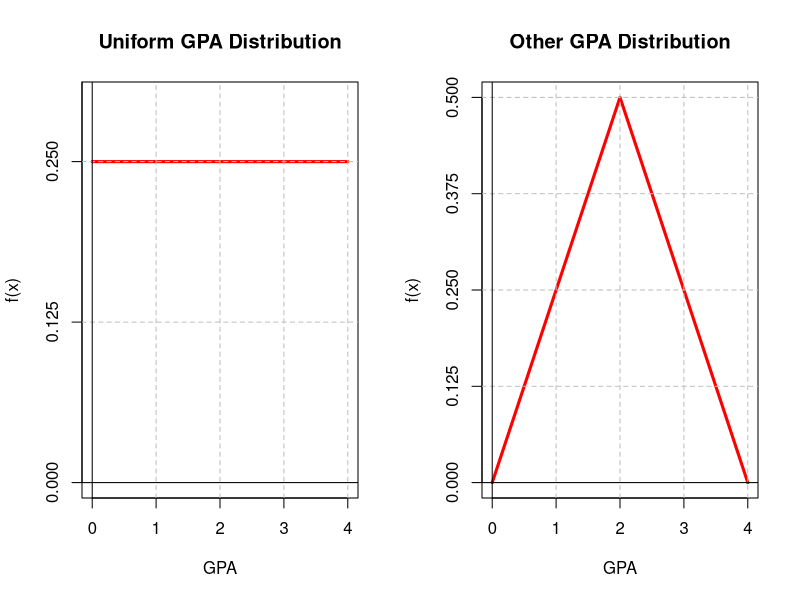
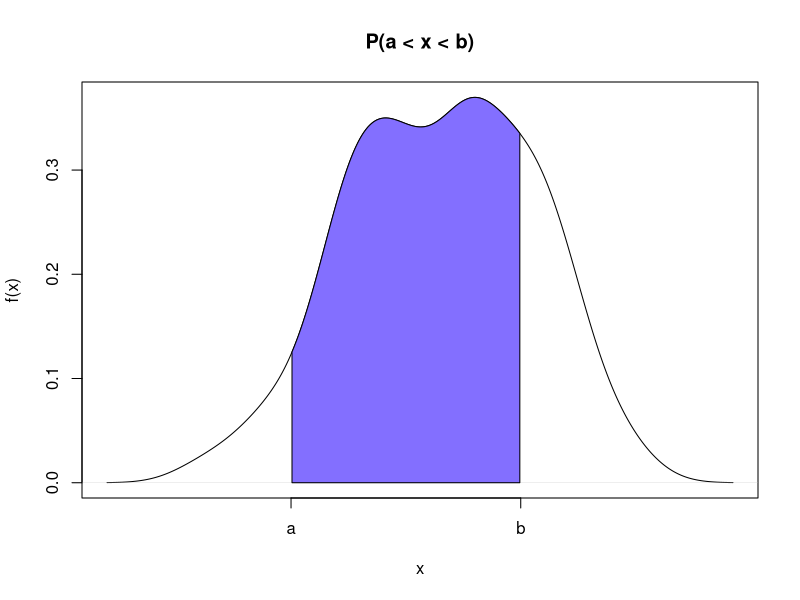

Reproduce these figures in R, in order.
## ---- chunk 1
.25 * .5
## ---- chunk 2
par(mfrow=c(1,2))

x <- 0:4
uni <- c(0.25, 0.25, 0.25, 0.25, 0.25)

plot(x, uni, 
     type="l", 
     col="red", 
     lwd=3, 
     xlim=c(0,4),
     ylim=c(0,0.3),
     yaxp  = c(0, 0.375, 3),
     xlab="GPA", 
     ylab="f(x)", 
     main="Uniform GPA Distribution")
abline(h =c(0, 0.125, 0.25), 
       v = c(0,1,2,3,4), 
       col=c("black", "grey", "grey","black",  "grey", "grey",  "grey", "grey"), 
       lwd=1, 
       lty=c(1,2,2,1,2,2,2,2)) 

x1 <- 0:2
x2 <- 2:4
y1 <- 0.25*x1
y2 <- -0.25*x2 + 1

plot(c(x1, x2), c(y1, y2),
     type="l", 
     col="red", 
     lwd=3, 
     xlim=c(0,4),
     ylim=c(0,0.5),
     yaxp  = c(0, 0.5, 4),
     xlab="GPA", 
     ylab="f(x)", 
     main="Other GPA Distribution")
abline(h =c(0, 0.125, 0.25, 0.375, 0.5), 
       v = c(0,1,2,3,4), 
       col=c("black", "grey", "grey", "grey", "grey"), 
       lwd=1, 
       lty=c(1,2,2,2,2)) 

par(mfrow=c(1,1))
## ---- chunk 3
.5 * .25 * 1
## ---- chunk 4
1-.125-.125
## ---- chunk 5
# Data
set.seed(3)
y <- rnorm(150)

# Density estimation
den <- density(y)

# Plot
plot(den, 
     xlab="x", 
     ylab="f(x)", 
     main="P(a < x < b)",
     xaxt ="n")
axis(1, at = c(-1.5, 0.75),
     labels = c("a", "b"))

# Area between -1.5 and 2
value1 <- -1.5
value2 <- 0.75

# Lower and higher indices on the X-axis
l <- min(which(den$x >= value1))
h <- max(which(den$x < value2))

polygon(c(den$x[c(l, l:h, h)]),
        c(0, den$y[l:h], 0),
        col = "slateblue1")

